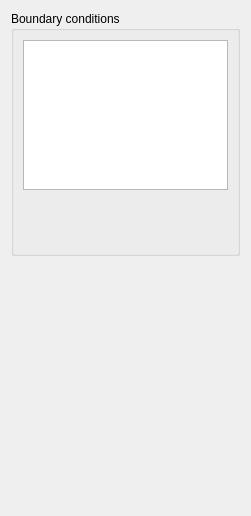
<?xml version="1.0" encoding="UTF-8"?>
<ui version="4.0">
 <class>BoundaryConditions</class>
 <widget class="QWidget" name="BoundaryConditions">
  <property name="geometry">
   <rect>
    <x>0</x>
    <y>0</y>
    <width>251</width>
    <height>516</height>
   </rect>
  </property>
  <property name="windowTitle">
   <string>Form</string>
  </property>
  <layout class="QGridLayout" name="gridLayout_2">
   <item row="0" column="0">
    <widget class="QGroupBox" name="groupBox">
     <property name="title">
      <string>Boundary conditions</string>
     </property>
     <layout class="QGridLayout" name="gridLayout">
      <item row="3" column="0">
       <widget class="BoundaryConditionsVelocityInletView" name="VelocityWidget" native="true"/>
      </item>
      <item row="1" column="0">
       <widget class="BoundaryConditionsPressureView" name="PressureWidget" native="true"/>
      </item>
      <item row="2" column="0">
       <widget class="BoundaryConditionsFractionView" name="FractionWidget" native="true"/>
      </item>
      <item row="4" column="0">
       <widget class="BoundaryConditionsTurbulenceInletView" name="TurbulenceWidget" native="true"/>
      </item>
      <item row="0" column="0">
       <widget class="QTableView" name="tableViewFields">
        <property name="minimumSize">
         <size>
          <width>0</width>
          <height>150</height>
         </size>
        </property>
        <property name="maximumSize">
         <size>
          <width>16777215</width>
          <height>150</height>
         </size>
        </property>
       </widget>
      </item>
      <item row="5" column="0">
       <widget class="BoundaryConditionsEnergyView" name="EnergyWidget" native="true"/>
      </item>
      <item row="6" column="0">
       <widget class="BoundaryConditionsNonCondensableView" name="NonCondensableWidget" native="true"/>
      </item>
      <item row="7" column="0">
       <widget class="BoundaryConditionsInterfacialAreaView" name="InterfacialAreaWidget" native="true"/>
      </item>
      <item row="8" column="0">
       <widget class="BoundaryConditionsScalarView" name="ScalarWidget" native="true"/>
      </item>
      <item row="9" column="0">
       <widget class="BoundaryConditionsWallView" name="WallWidget" native="true"/>
      </item>
     </layout>
    </widget>
   </item>
   <item row="2" column="0">
    <spacer>
     <property name="orientation">
      <enum>Qt::Vertical</enum>
     </property>
     <property name="sizeHint" stdset="0">
      <size>
       <width>16</width>
       <height>16</height>
      </size>
     </property>
    </spacer>
   </item>
   <item row="1" column="0">
    <widget class="LagrangianBoundaryView" name="particlesWidget" native="true"/>
   </item>
  </layout>
 </widget>
 <customwidgets>
  <customwidget>
   <class>BoundaryConditionsVelocityInletView</class>
   <extends>QWidget</extends>
   <header location="global">BoundaryConditionsVelocityInletView.h</header>
   <container>1</container>
  </customwidget>
  <customwidget>
   <class>BoundaryConditionsTurbulenceInletView</class>
   <extends>QWidget</extends>
   <header location="global">BoundaryConditionsTurbulenceInletView.h</header>
   <container>1</container>
  </customwidget>
  <customwidget>
   <class>BoundaryConditionsPressureView</class>
   <extends>QWidget</extends>
   <header location="global">BoundaryConditionsPressureView.h</header>
   <container>1</container>
  </customwidget>
  <customwidget>
   <class>LagrangianBoundaryView</class>
   <extends>QWidget</extends>
   <header location="global">LagrangianBoundaryView.h</header>
   <container>1</container>
  </customwidget>
  <customwidget>
   <class>BoundaryConditionsNonCondensableView</class>
   <extends>QWidget</extends>
   <header>BoundaryConditionsNonCondensableView.h</header>
   <container>1</container>
  </customwidget>
  <customwidget>
   <class>BoundaryConditionsEnergyView</class>
   <extends>QWidget</extends>
   <header>BoundaryConditionsEnergyView.h</header>
   <container>1</container>
  </customwidget>
  <customwidget>
   <class>BoundaryConditionsInterfacialAreaView</class>
   <extends>QWidget</extends>
   <header>BoundaryConditionsInterfacialAreaView.h</header>
   <container>1</container>
  </customwidget>
  <customwidget>
   <class>BoundaryConditionsScalarView</class>
   <extends>QWidget</extends>
   <header>BoundaryConditionsScalarViewNeptune.h</header>
   <container>1</container>
  </customwidget>
  <customwidget>
   <class>BoundaryConditionsFractionView</class>
   <extends>QWidget</extends>
   <header>BoundaryConditionsFractionView.h</header>
   <container>1</container>
  </customwidget>
  <customwidget>
   <class>BoundaryConditionsWallView</class>
   <extends>QWidget</extends>
   <header>BoundaryConditionsWallView.h</header>
   <container>1</container>
  </customwidget>
 </customwidgets>
 <resources/>
 <connections/>
</ui>
